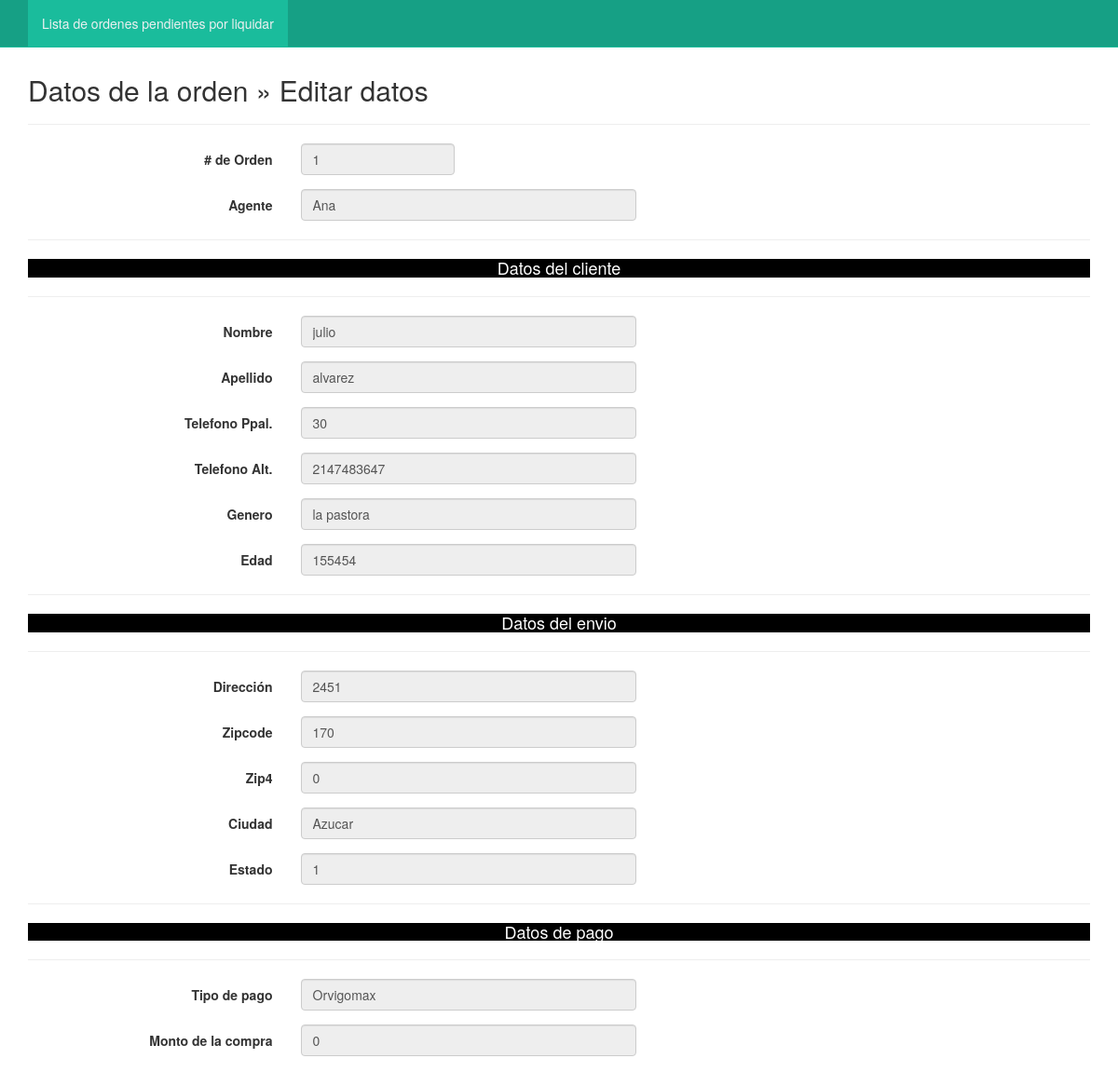
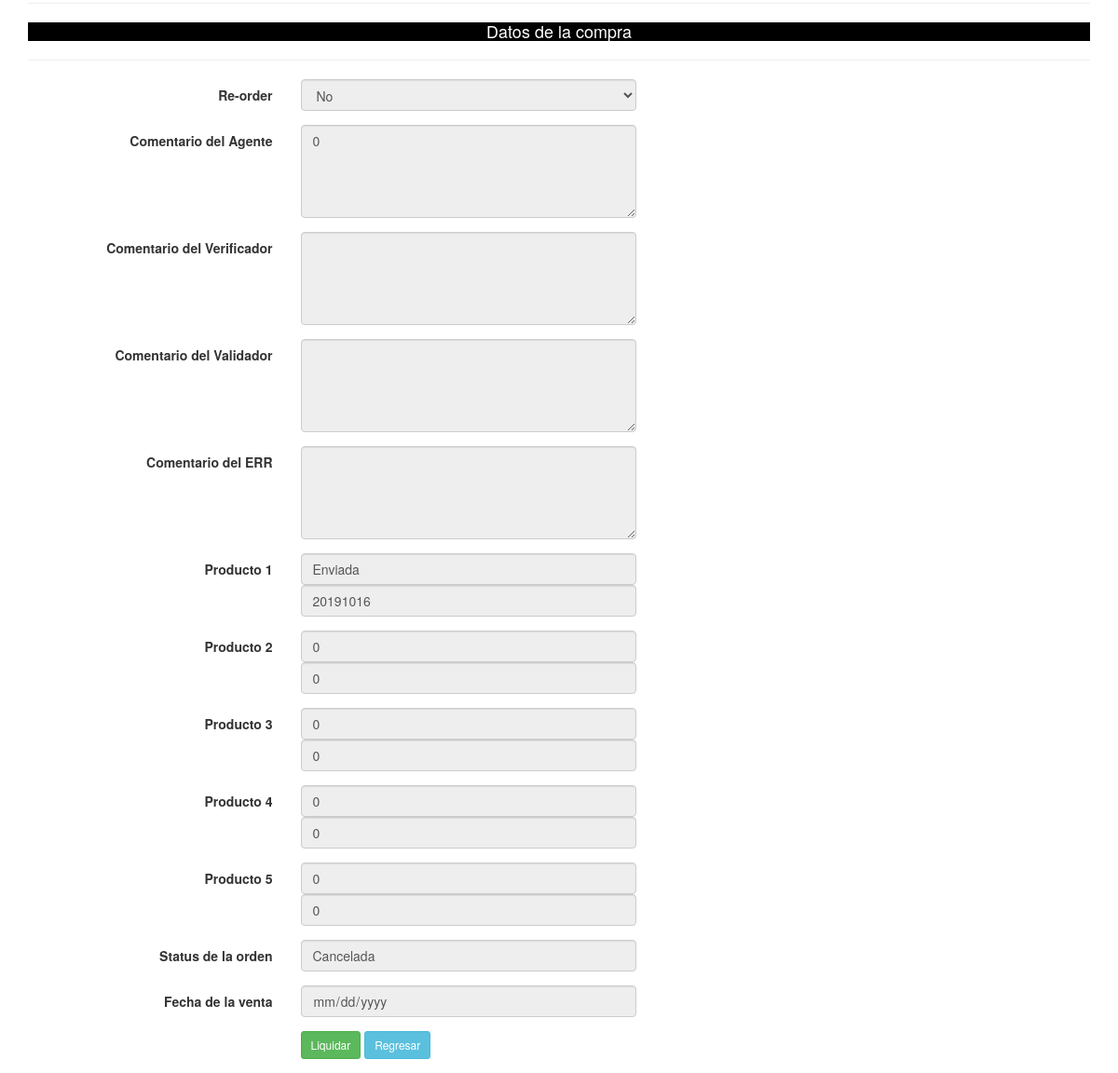
The page /actions/action-edit-order-liquid.php?nik=1 on the database its author committed (2 pictures, top to bottom).
### tables this page shows
CREATE TABLE `sales` (
  `id` int(11) NOT NULL,
  `agent` varchar(50) NOT NULL,
  `name_client` varchar(50) NOT NULL,
  `lastname_client` varchar(50) NOT NULL,
  `phone` int(20) NOT NULL,
  `phone_alt` int(20) NOT NULL,
  `gender` varchar(50) NOT NULL,
  `age` int(2) NOT NULL,
  `address` text NOT NULL,
  `zip_code` int(5) NOT NULL,
  `zip_4` int(4) NOT NULL,
  `city` varchar(50) NOT NULL,
  `state` varchar(50) NOT NULL,
  `payment_type` varchar(50) NOT NULL,
  `procesadora` varchar(50) NOT NULL,
  `card` int(20) NOT NULL,
  `name_card` varchar(50) NOT NULL,
  `date_exp_card` date NOT NULL,
  `cvc_card` int(3) NOT NULL,
  `price` int(10) NOT NULL,
  `re_order` float NOT NULL,
  `note_agent` text NOT NULL,
  `note_verif` text NOT NULL,
  `note_valid` text NOT NULL,
  `note_shipp` text NOT NULL,
  `note_deliv` text NOT NULL,
  `note_paid` text NOT NULL,
  `product1` varchar(50) NOT NULL,
  `qty1` int(2) NOT NULL,
  `product2` varchar(50) NOT NULL,
  `qty2` int(2) NOT NULL,
  `product3` varchar(50) NOT NULL,
  `qty3` int(2) NOT NULL,
  `product4` varchar(50) NOT NULL,
  `qty4` int(2) NOT NULL,
  `product5` varchar(50) NOT NULL,
  `qty5` int(2) NOT NULL,
  `status` varchar(50) NOT NULL,
  `paid` float NOT NULL,
  `fecha_add` date NOT NULL,
  `fecha_edit` date NOT NULL,
  `fecha_verif` date NOT NULL,
  `verificate_for` varchar(50) NOT NULL,
  `fecha_valid` date NOT NULL,
  `validate_for` varchar(50) NOT NULL,
  `fecha_shipp` date NOT NULL,
  `shipping_for` varchar(50) NOT NULL,
  `fecha_deliv` date NOT NULL,
  `deliver_for` varchar(50) NOT NULL,
  `fecha_liquid` date NOT NULL,
  `liquidate_for` varchar(50) NOT NULL,
  `fecha_paid_out` date NOT NULL,
  `paid_out_for` varchar(50) NOT NULL
);

### actions/action-edit-order-liquid.php (the view, shortened to what this page needs)
<?php
include ("core.php");
include ("../views/menus/menu-change-nav.php");
?>
<!DOCTYPE html>
<html lang="es">
<head>
	<link href="../css/bootstrap.min.css" rel="stylesheet">
	<link href="../css/bootstrap-datepicker.css" rel="stylesheet">
	<link href="../css/style_nav.css" rel="stylesheet">
</head>
<body>
	<nav class="navbar navbar-default navbar-fixed-top">
		<?php echo $ordenesLiquidNav;?>
	</nav>
	<div class="container">
		<div class="content">
			<h2>Datos de la orden &raquo; Editar datos</h2>
			<hr />
			<?php
			$nik = mysqli_real_escape_string($connect,(strip_tags($_GET["nik"],ENT_QUOTES)));
			$sql = mysqli_query($connect, "SELECT * FROM sales WHERE id='$nik'");
			if(mysqli_num_rows($sql) == 0){
				header("Location: ./views/index-table-order-pent-liquid.php");
			}else{
				$row = mysqli_fetch_assoc($sql);
			}
			?>
			<form class="form-horizontal" action="" method="post">
				<div class="form-group">
					<label class="col-sm-3 control-label"># de Orden</label>
					<div class="col-sm-2">
						<input type="text" name="ID" value="<?php echo $row ['id']; ?>" class="form-control" placeholder="# de Orden" readonly="readonly">
					</div>
				</div>
				<div class="form-group">
					<label class="col-sm-3 control-label">Agente</label>
					<div class="col-sm-4">
						<input type="text" name="agente" value="<?php echo $row ['agent']; ?>" class="form-control" placeholder="agente" readonly="readonly">
					</div>
				</div>
				<hr />
				<strong><h4 style="text-align: center; background: black; color: white;">Datos del cliente</h4></strong>
				<hr />
				<div class="form-group">
					<label class="col-sm-3 control-label">Nombre</label>
					<div class="col-sm-4">
						<input type="text" maxlength="50" name="nameClient" value="<?php echo $row ['name_client']; ?>" class="form-control" placeholder="Nombre" readonly="readonly">
					</div>
				</div>
				<div class="form-group">
					<label class="col-sm-3 control-label">Apellido</label>
					<div class="col-sm-4">
						<input type="text" maxlength="50" name="lastNameClient" value="<?php echo $row ['lastname_client']; ?>" class="form-control" placeholder="Apellido" readonly="readonly">
					</div>
				</div>
				<div class="form-group">
					<label class="col-sm-3 control-label">Telefono Ppal.</label>
					<div class="col-sm-4">
						<input type="text" maxlength="10" name="phoneClient" value="<?php echo $row ['phone']; ?>" class="form-control" placeholder="Telefono Ppal." readonly="readonly">
					</div>
				</div>
				<div class="form-group">
					<label class="col-sm-3 control-label">Telefono Alt.</label>
					<div class="col-sm-4">
						<input type="text" maxlength="10" name="phoneAltClient" value="<?php echo $row ['phone_alt']; ?>" class="form-control" placeholder="Telefono Alt." readonly="readonly">
					</div>
				</div>
				<div class="form-group">
					<label class="col-sm-3 control-label">Genero</label>
					<div class="col-sm-4">
						<input type="text" name="genderClient" value="<?php echo $row ['gender']; ?>" class="form-control" placeholder="Genero" readonly="readonly">
					</div>
				</div>
				<div class="form-group">
					<label class="col-sm-3 control-label">Edad</label>
					<div class="col-sm-4">
						<input type="text" name="ageClient" value="<?php echo $row ['age']; ?>" class="form-control" placeholder="Sexo del cliente" readonly="readonly">
					</div>
				</div>
				<hr />
				<strong><h4 style="text-align: center; background: black; color: white;">Datos del envio</h4></strong>
				<hr />
				<div class="form-group">
					<label class="col-sm-3 control-label">Dirección</label>
					<div class="col-sm-4">
						<input type="text" name="dirClient" value="<?php echo $row ['address']; ?>" class="form-control" placeholder="Dirección" readonly="readonly">
					</div>
				</div>
				<div class="form-group">
					<label class="col-sm-3 control-label">Zipcode</label>
					<div class="col-sm-4">
						<input type="text" maxlength="5" name="zipcodeClient" value="<?php echo $row ['zip_code']; ?>" class="form-control" placeholder="Zipcode" readonly="readonly">
					</div>
				</div>
				<div class="form-group">
					<label class="col-sm-3 control-label">Zip4</label>
					<div class="col-sm-4">
						<input type="text" maxlength="4" name="zip4Client" value="<?php echo $row ['zip_4']; ?>" class="form-control" placeholder="Zip4" readonly="readonly">
					</div>
				</div>
				<div class="form-group">
					<label class="col-sm-3 control-label">Ciudad</label>
					<div class="col-sm-4">
						<input type="text" name="cityClient" value="<?php echo $row ['city']; ?>" class="form-control" placeholder="Ciudad" readonly="readonly">
					</div>
				</div>
				<div class="form-group">
					<label class="col-sm-3 control-label">Estado</label>
					<div class="col-sm-4">
						<input type="text" name="stateClient" value="<?php echo $row ['state']; ?>" class="form-control" placeholder="Estado" readonly="readonly">
					</div>
				</div>
				<hr />
				<strong><h4 style="text-align: center; background: black; color: white;">Datos de pago</h4></strong>
				<hr />
				<div class="form-group">
					<label class="col-sm-3 control-label">Tipo de pago</label>
					<div class="col-sm-4">
						<input type="text" name="paymentTypeClient" value="<?php echo $row ['payment_type']; ?>" class="form-control" placeholder="Pago Money Order" readonly="readonly">
					</div>
				</div>
				<div class="form-group">
					<label class="col-sm-3 control-label">Monto de la compra</label>
					<div class="col-sm-4">
						<input type="text" name="priceClient" maxlength="3" value="<?php echo $row ['price']; ?>" class="form-control" placeholder="Monto de la compra" readonly="readonly">
					</div>
				</div>
				<hr />
				<strong><h4 style="text-align: center; background: black; color: white;">Datos de la compra	</h4></strong>
				<hr />
				<div class="form-group">
					<label class="col-sm-3 control-label">Re-order</label>
					<div class="col-sm-4">
					<?php if($row ['re_order']==1){
						echo '<select class="form-control" name="reOrderClient" readonly="readonly">
						<option value"1">Si</option>
						<option value"0">No</option>
						</select>';
					}else{
						echo '<select class="form-control" name="reOrderClient" readonly="readonly">
						<option value"0">No</option>
						<option value"1">Si</option>
						</select>';
					}?>
						</div>
				</div>
				<div class="form-group">
					<label class="col-sm-3 control-label">Comentario del Agente</label>
					<div class="col-sm-4">
					<textarea type="text" style="height: 100px;" class="form-control" readonly="readonly"><?php echo $row ['note_agent']; ?></textarea>
						</div>
				</div>
				<div class="form-group">
					<label class="col-sm-3 control-label">Comentario del Verificador</label>
					<div class="col-sm-4">
					<textarea type="text" style="height: 100px;" class="form-control" readonly="readonly"><?php echo $row ['note_verif']; ?></textarea>
						</div>
				</div>
				<div class="form-group">
					<label class="col-sm-3 control-label">Comentario del Validador</label>
					<div class="col-sm-4">
					<textarea type="text" style="height: 100px;" class="form-control" readonly="readonly"><?php echo $row ['note_valid']; ?></textarea>
						</div>
				</div>
				<div class="form-group">
					<label class="col-sm-3 control-label">Comentario del ERR</label>
					<div class="col-sm-4">
					<textarea type="text" style="height: 100px;" class="form-control" readonly="readonly"><?php echo $row ['note_err']; ?></textarea>
						</div>
				</div>
				<?php if($row ['product1']==""){
				}else{
					echo '<div class="form-group">
					<label class="col-sm-3 control-label">Producto 1</label>
					<div class="col-sm-4">
						<input type="text" name="product1" value="'.$row ['product1'].'" class="form-control" placeholder="Producto 1" readonly="readonly">
						<input type="text" name="qty1" maxlength="2" value="'.$row ['qty1'].'" class="form-control" placeholder="Cantidad" readonly="readonly">
					</div>
				</div>';
				}
				if($row ['product2']==""){
				}else{
					echo '<div class="form-group">
					<label class="col-sm-3 control-label">Producto 2</label>
					<div class="col-sm-4">
						<input type="text" name="product1" value="'.$row ['product2'].'" class="form-control" placeholder="Producto 2" readonly="readonly">
						<input type="text" name="qty1" maxlength="2" value="'.$row ['qty2'].'" class="form-control" placeholder="Cantidad" readonly="readonly">
					</div>
				</div>';
				}
				if($row ['product3']==""){
				}else{
					echo '<div class="form-group">
					<label class="col-sm-3 control-label">Producto 3</label>
					<div class="col-sm-4">
						<input type="text" name="product3" value="'.$row ['product3'].'" class="form-control" placeholder="Producto 3" readonly="readonly">
						<input type="text" name="qty3" maxlength="2" value="'.$row ['qty3'].'" class="form-control" placeholder="Cantidad" readonly="readonly">
					</div>
				</div>';
				}
				if($row ['product4']==""){
				}else{
					echo '<div class="form-group">
					<label class="col-sm-3 control-label">Producto 4</label>
					<div class="col-sm-4">
						<input type="text" name="product4" value="'.$row ['product4'].'" class="form-control" placeholder="Producto 4" readonly="readonly">
						<input type="text" name="qty4" maxlength="2" value="'.$row ['qty4'].'" class="form-control" placeholder="Cantidad" readonly="readonly">
					</div>
				</div>';
				}
				if($row ['product5']==""){
				}else{
					echo '<div class="form-group">
					<label class="col-sm-3 control-label">Producto 5</label>
					<div class="col-sm-4">
						<input type="text" name="product5" value="'.$row ['product5'].'" class="form-control" placeholder="Producto 5" readonly="readonly">
						<input type="text" name="qty5" maxlength="2" value="'.$row ['qty5'].'" class="form-control" placeholder="Cantidad" readonly="readonly">
					</div>
				</div>';
				}
				?>
				<div class="form-group">
					<label class="col-sm-3 control-label">Status de la orden</label>
					<div class="col-sm-4">
						<input type="text" name="statusOrder" value="<?php echo $row ['status']; ?>" class="form-control" readonly="readonly">
					</div>
				</div>
				<div class="form-group">
					<label class="col-sm-3 control-label">Fecha de la venta</label>
					<div class="col-sm-4">
						<input type="date" name="dateOrderUp" value="<?php echo $row ['fecha_add']; ?>" class="form-control" readonly="readonly">
					</div>
				</div>
				<div class="form-group">
					<label class="col-sm-3 control-label">&nbsp;</label>
					<div class="col-sm-6">
						<input type="submit" name="liquidate" class="btn btn-sm btn-success" value="Liquidar">
						<a href="../views/index-table-order-pent-liquid.php" class="btn btn-sm btn-info">Regresar</a>
					</div>
				</div>
			</form>
		</div>
	</div>
</body>
</html>

### css/style_nav.css (style rules this page uses)
.navbar-default { background-color: #16a085; border-color: #1abc9c; }

### actions/action-edit-order-liquid.php (style rules this page uses)
.content { margin-top: 80px; }

### rows shown on the page
sales: ID "1", agente "Ana", nameClient "julio", lastNameClient "alvarez", phoneClient "30", phoneAltClient "2147483647", genderClient "la pastora", ageClient "155454", dirClient "2451", zipcodeClient "170", zip4Client "0", cityClient "Azucar", stateClient "1", paymentTypeClient "Orvigomax", priceClient "0", note_agent "0", product1 "Enviada", qty1 "20191016", product1 "0", qty1 "0", product3 "0", qty3 "0", product4 "0", qty4 "0", product5 "0", qty5 "0", statusOrder "Cancelada"
